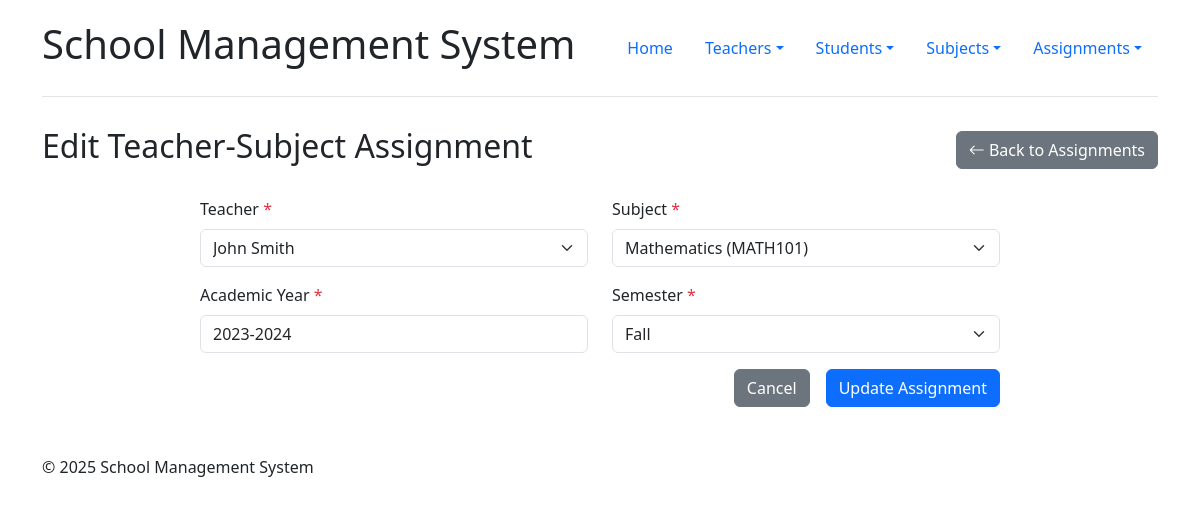
/assignments/edit.php?id=1, run on the app's committed database.
### tables this page shows
CREATE TABLE IF NOT EXISTS teacher_subjects (
    assignment_id INT AUTO_INCREMENT PRIMARY KEY,
    teacher_id INT NOT NULL,
    subject_id INT NOT NULL,
    academic_year VARCHAR(20),
    semester VARCHAR(20),
    created_at TIMESTAMP DEFAULT CURRENT_TIMESTAMP,
    updated_at TIMESTAMP DEFAULT CURRENT_TIMESTAMP ON UPDATE CURRENT_TIMESTAMP,
    FOREIGN KEY (teacher_id) REFERENCES teachers(teacher_id) ON DELETE CASCADE,
    FOREIGN KEY (subject_id) REFERENCES subjects(subject_id) ON DELETE CASCADE,
    UNIQUE KEY unique_teacher_subject (teacher_id, subject_id, academic_year, semester)
);

### config.php (called while the page is built, shortened)
<?php
$host = 'localhost';
$user = 'root';
$password = '';
$database = 'school_management';
$conn = new mysqli($host, $user, $password, $database);
$conn->set_charset("utf8mb4");
function sanitize($data) {
    global $conn;
    $data = trim($data);
    $data = stripslashes($data);
    $data = htmlspecialchars($data);
    return $conn->real_escape_string($data);
}
?>

### assignments/edit.php (the view, shortened to what this page needs)
<?php
require_once '../includes/header.php';
$assignment_id = sanitize($_GET['id']);
$query = "SELECT * FROM teacher_subjects WHERE assignment_id = ?";
$stmt = $conn->prepare($query);
$stmt->bind_param("i", $assignment_id);
$stmt->execute();
$result = $stmt->get_result();
$assignment = $result->fetch_assoc();
$teachers_query = "SELECT teacher_id, CONCAT(first_name, ' ', last_name) AS teacher_name FROM teachers ORDER BY last_name, first_name";
$teachers_result = $conn->query($teachers_query);
$subjects_query = "SELECT subject_id, CONCAT(subject_name, ' (', subject_code, ')') AS subject_info FROM subjects ORDER BY subject_name";
$subjects_result = $conn->query($subjects_query);
?>
<div class="row">
    <div class="col-md-12">
        <div class="d-flex justify-content-between align-items-center mb-4">
            <h2>Edit Teacher-Subject Assignment</h2>
            <a href="index.php" class="btn btn-secondary"><i class="bi bi-arrow-left"></i> Back to Assignments</a>
        </div>
        <div class="form-container">
            <form method="POST" action="">
                <div class="row mb-3">
                    <div class="col-md-6">
                        <label for="teacher_id" class="form-label">Teacher <span class="text-danger">*</span></label>
                        <select class="form-select" id="teacher_id" name="teacher_id" required>
                            <?php while ($teacher = $teachers_result->fetch_assoc()): ?>
                                <option value="<?php echo $teacher['teacher_id']; ?>" <?php echo (isset($_POST['teacher_id']) ? $_POST['teacher_id'] : $assignment['teacher_id']) == $teacher['teacher_id'] ? 'selected' : ''; ?>>
                                    <?php echo htmlspecialchars($teacher['teacher_name']); ?>
                                </option>
                            <?php endwhile; ?>
                        </select>
                    </div>
                    <div class="col-md-6">
                        <label for="subject_id" class="form-label">Subject <span class="text-danger">*</span></label>
                        <select class="form-select" id="subject_id" name="subject_id" required>
                            <?php while ($subject = $subjects_result->fetch_assoc()): ?>
                                <option value="<?php echo $subject['subject_id']; ?>" <?php echo (isset($_POST['subject_id']) ? $_POST['subject_id'] : $assignment['subject_id']) == $subject['subject_id'] ? 'selected' : ''; ?>>
                                    <?php echo htmlspecialchars($subject['subject_info']); ?>
                                </option>
                            <?php endwhile; ?>
                        </select>
                    </div>
                </div>
                <div class="row mb-3">
                    <div class="col-md-6">
                        <label for="academic_year" class="form-label">Academic Year <span class="text-danger">*</span></label>
                        <input type="text" class="form-control" id="academic_year" name="academic_year" value="<?php echo isset($_POST['academic_year']) ? htmlspecialchars($_POST['academic_year']) : htmlspecialchars($assignment['academic_year']); ?>" placeholder="e.g. 2023-2024" required>
                    </div>
                    <div class="col-md-6">
                        <label for="semester" class="form-label">Semester <span class="text-danger">*</span></label>
                        <select class="form-select" id="semester" name="semester" required>
                            <option value="Fall" <?php echo (isset($_POST['semester']) ? $_POST['semester'] : $assignment['semester']) == 'Fall' ? 'selected' : ''; ?>>Fall</option>
                        </select>
                    </div>
                </div>
                <div class="d-grid gap-2 d-md-flex justify-content-md-end">
                    <a href="/school/assignments/index.php" class="btn btn-secondary me-md-2">Cancel</a>
                    <button type="submit" class="btn btn-primary">Update Assignment</button>
                </div>
            </form>
        </div>
    </div>
</div>
<?php require_once '../includes/footer.php'; ?>

### includes/header.php (style rules this page uses)
body { padding-top: 20px; padding-bottom: 20px; }
.form-container { max-width: 800px; margin: 0 auto; }

### data on the page
teacher_subjects: teacher_id "John Smith", subject_id "Mathematics (MATH101)", academic_year "2023-2024", semester "Fall"
